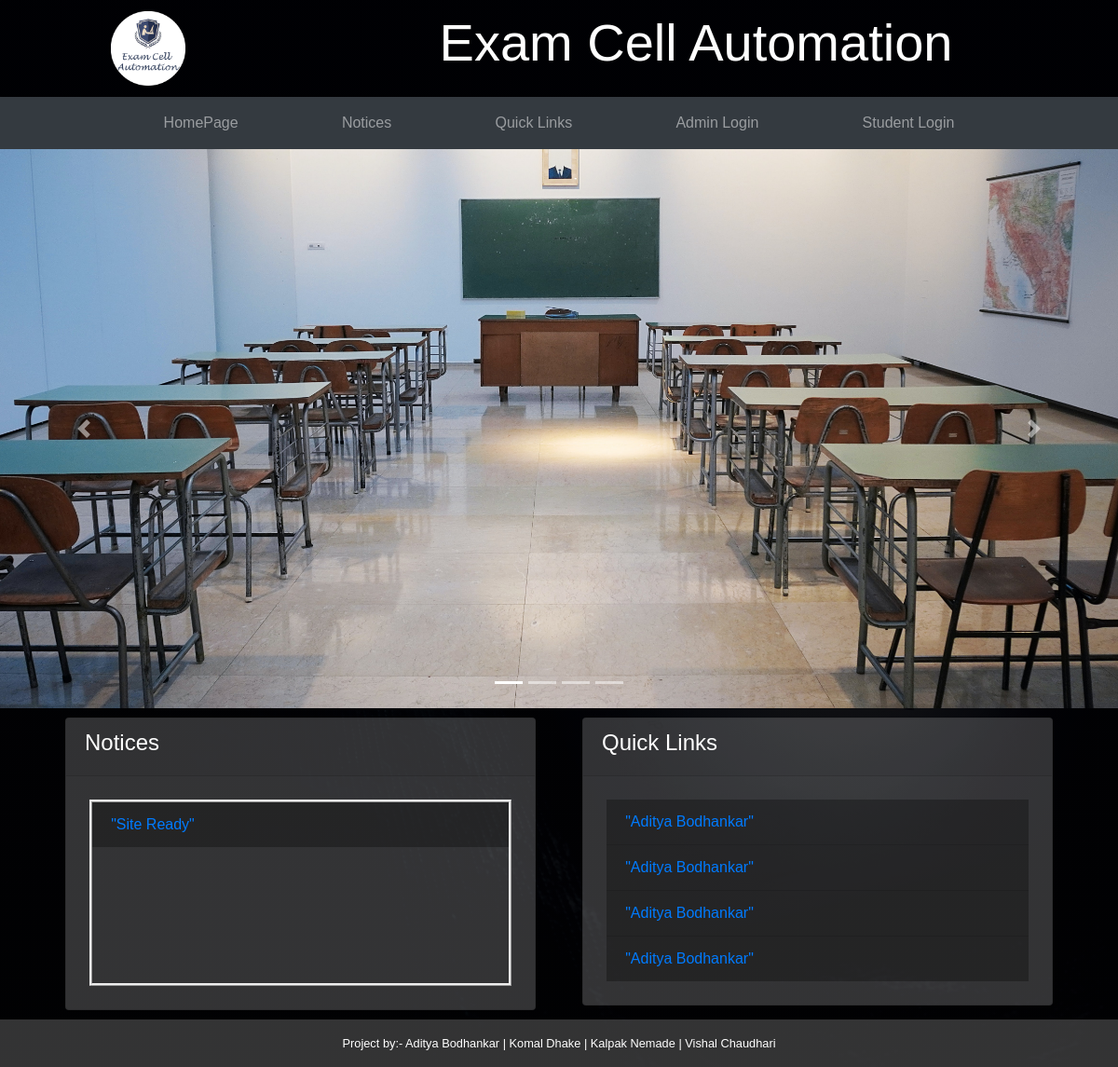
The page / on the database its author committed.
### tables this page shows
CREATE TABLE IF NOT EXISTS `carousel` (
  `_id` int(11) NOT NULL AUTO_INCREMENT,
  `path` text NOT NULL,
  `title` text NOT NULL,
  `description` text NOT NULL,
  PRIMARY KEY (`_id`)
);

CREATE TABLE IF NOT EXISTS `notice` (
  `_id` int(11) NOT NULL AUTO_INCREMENT,
  `title` text NOT NULL,
  `link` text NOT NULL,
  PRIMARY KEY (`_id`)
);

CREATE TABLE IF NOT EXISTS `quicklinks` (
  `_id` int(11) NOT NULL AUTO_INCREMENT,
  `title` text NOT NULL,
  `link` text NOT NULL,
  PRIMARY KEY (`_id`)
);

### index.php (the view, shortened to what this page needs)
<?php
include "./header.php";
include "./database.php";
$query = "SELECT * FROM `carousel`;";
$result = mysqli_query($conn, $query);
$images = [];
if ($result) {
    while ($row = mysqli_fetch_row($result)) {
        array_push($images, $row);
    }
} else {
}
$query = "SELECT * FROM `notice`;";
$result = mysqli_query($conn, $query);
$notices = [];
if ($result) {
    while ($row = mysqli_fetch_row($result)) {
        array_push($notices, $row);
    }
} else {
}
$query = "SELECT * FROM `quicklinks`;";
$result = mysqli_query($conn, $query);
$links = [];
if ($result) {
    while ($row = mysqli_fetch_row($result)) {
        array_push($links, $row);
    }
} else {
}
?>
<div id="carousel" class="carousel slide" data-ride="carousel">
    <ol class="carousel-indicators">
        <?php for ($i = 0; $i < sizeof($images); $i++) { ?>
            <li data-target="#carousel" data-slide-to="<?php echo $i; ?>" <?php if ($i == 0) {
                                                                                echo 'class="active"';
                                                                            } ?>></li>
        <?php } ?>
    </ol>
    <div class="carousel-inner">
        <?php for ($i = 0; $i < sizeof($images); $i++) { ?>
            <div class="carousel-item <?php if ($i == 0) {
                                            echo "active";
                                        } ?>">
                <img src="<?php echo $images[$i][1]; ?>" class="d-block w-100" alt="<?php echo $images[$i][1]; ?>">
            </div>
        <?php } ?>
    </div>
    <a class="carousel-control-prev" href="#carousel" role="button" data-slide="prev">
        <span class="carousel-control-prev-icon" aria-hidden="true"></span>
    </a>
    <a class="carousel-control-next" href="#carousel" role="button" data-slide="next">
        <span class="carousel-control-next-icon" aria-hidden="true"></span>
    </a>
</div>
<div class="container">
    <div class="row">
        <div class="col-md-6">
            <div class="card" id="notices" style="background:rgba(255,255,255,0.2); margin:10px;">
                <div class="card-header">
                    <h4>Notices</h4>
                </div>
                <marquee onmouseover="stop();" onmouseout="start();" direction="up" scrollamount="3" style="height: 200px;width: 90%; border: ridge; margin: 5%;">
                    <ul class="list-group list-group-flush">
                        <?php for ($i = sizeof($notices) - 1; $i >= 0; $i--) { ?>
                            <li class="list-group-item"><a href="<?php echo $notices[$i][2]; ?>" target="_blank">"<?php echo $notices[$i][1]; ?>" </a></li>
                        <?php } ?>
                    </ul>
                </marquee>
            </div>
        </div>
        <div class="col-md-6">
            <div class="card" id="quicklinks" style="background:rgba(255,255,255,0.2); margin:10px; position: relative;">
                <div class="card-header">
                    <h4>Quick Links</h4>
                </div>
                <div data-spy="scroll" style="max-height: 200px;margin:5%; overflow: hidden;overflow-y: scroll;">
                    <ul class="list-group list-group-flush">
                        <?php for ($i = sizeof($links) - 1; $i >= 0; $i--) { ?>
                            <li class="list-group-item">
                                <a href="<?php echo $links[$i][2]; ?>" target="_blank">
                                    "<?php echo $links[$i][1]; ?>"
                                </a>
                            </li>
                        <?php } ?>
                    </ul>
                </div>
            </div>
        </div>
    </div>
</div>
<?php include "./footer.php"; ?>

### header.php (style rules this page uses)
body { font-family: 'Montserrat', sans-serif; background: linear-gradient(rgba(1, 1, 1, 0.8), rgba(1, 1, 1, 0.9)), url("./images/c2.jpg"); background-color: #5e5e5e; background-position: center; background-attachment: fixed; background-repeat: no-repeat; background-size: cover; color: #FFFFFF; }

### index.php (style rules this page uses)
.row { margin: 0px; padding: 0px; max-width: 100%; }
.w-100 { object-fit: cover; height: 600px; }
.list-group-item { background: rgba(0, 0, 0, 0.3); }

### footer.php (style rules this page uses)
html { scroll-behavior: smooth; }

### rows shown on the page
carousel: path (picture)
notice: title "Site Ready"
quicklinks: title "Aditya Bodhankar"
quicklinks: title "Aditya Bodhankar"
quicklinks: title "Aditya Bodhankar"
quicklinks: title "Aditya Bodhankar"
